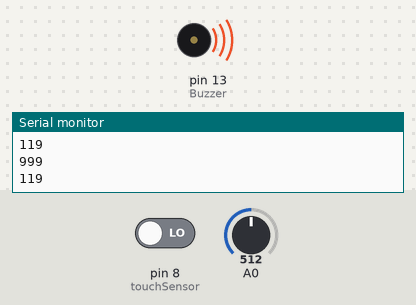
A sketch run on a simulated Arduino Uno, built with avr-gcc and run on an emulated ATmega328P. Shown: buzzer (waves = sounding), the last lines printed to the serial monitor. The test bench sets the inputs (shaded band); at power-on: A0 = 512, pin 8 (touchSensor) LOW.

Above: at 4.1 s.
4.2 s: A0 set to 667
8.4 s: A0 set to 693
At 10.5 s:
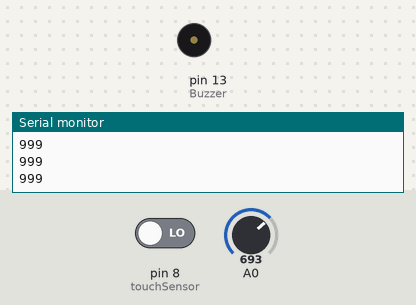
12.6 s: pin 8 (touchSensor) driven HIGH
At 13.2 s:
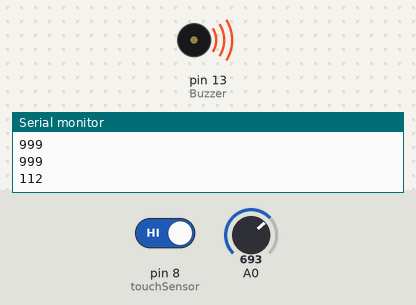
20.8 s: pin 8 (touchSensor) driven LOW
At 22.8 s:
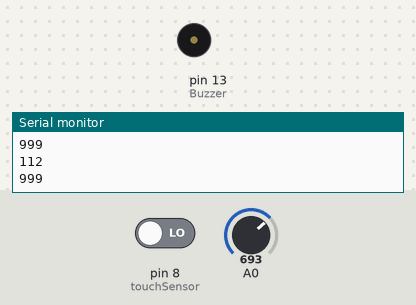
25.0 s: A0 set to 511
At 26.4 s:
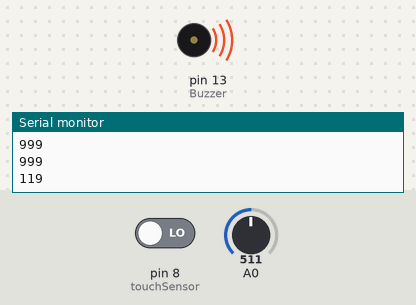
Timing chart, 0 to 34.2 s (numbered marks = the images above; inputs shaded):
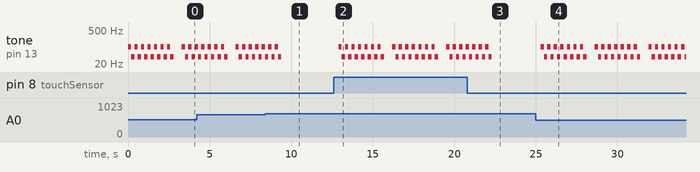

Measured:
- the behaviour switches between 682 and 683 on A0 (found by bisection; images 0 and 1)
- after the input at 8.4 s, tone on pin 13 (Buzzer): goes on until 9.4 s, then stays silent
- after the input at 12.6 s, tone on pin 13 (Buzzer): silent → 100 Hz after 0.30 s, then repeats every 3.3 s: 6 × (40 Hz 0.20 s, 100 Hz 0.20 s), 40 Hz 0.20 s, silent 0.50 s, 100 Hz 0.20 s
- after the input at 20.8 s, tone on pin 13 (Buzzer): goes on until 22.3 s, then stays silent
- after the input at 25.0 s, tone on pin 13 (Buzzer): silent → 100 Hz after 0.31 s, then repeats every 3.3 s: 6 × (40 Hz 0.20 s, 100 Hz 0.20 s), 40 Hz 0.20 s, silent 0.50 s, 100 Hz 0.20 s
- by itself, tone on pin 13 (Buzzer): plays 40 Hz for 0.20 s, 100 Hz for 0.20 s, 40 Hz for 0.20 s, 100 Hz for 0.20 s, 40 Hz for 0.20 s, 100 Hz for 0.20 s … (18 notes in this stretch)

The sketch:

FireSensor.ino
```cpp
const int sensorMin = 0;     // sensor minimum
const int sensorMax = 1024;  // sensor maximum
int touchSensor=8;
int Buzzer=13;
int melody[] =    {100, 40};

void setup() {
  // initialize serial communication @ 9600 baud:
  Serial.begin(9600);
  pinMode(Buzzer, OUTPUT);
  pinMode(touchSensor, INPUT);
}
void loop() {
   int touchValue = digitalRead(touchSensor);

  if(touchValue==HIGH){
    digitalWrite(Buzzer, HIGH);
    Serial.println("112");           // 터치센서 감지
    for (int j = 0; j < 7; j++) {
      for (int i = 0; i < 2; i++) {
        tone(13, melody[i], 400);
        delay(200);
        noTone(13);
      }
    }
  }
  else{
    digitalWrite(Buzzer, LOW);
    Serial.println("999");          // 아무 문제 없음(Default Value)
  }
  // read the sensor on analog A0:
  int sensorReading = analogRead(A0);
  // map the sensor range (four options):
  // ex: 'long int map(long int, long int, long int, long int, long int)'
  int range = map(sensorReading, sensorMin, sensorMax, 0, 3);

  // range value:
  switch (range) {
    int i,j;
  case 0:    // A fire closer than 1.5 feet away.
    Serial.println("119");
    for (j = 0; j < 7; j++) {
      for (i = 0; i < 2; i++) {
        tone(13, melody[i], 400);
        delay(200);
        noTone(13);
    }}
    break;
  case 1:    // A fire between 1-3 feet away.
    Serial.println("119");        // 불꽃 감지
    for (j = 0; j < 7; j++) {
      for (i = 0; i < 2; i++) {
        tone(13, melody[i], 400);
        delay(200);
        noTone(13);
    }}
    break;
  case 2:    // No fire detected.
    Serial.println("999");       // 아무 문제 없음(Default Value)
    break;
  }
  delay(500);  // delay between reads
}
```
